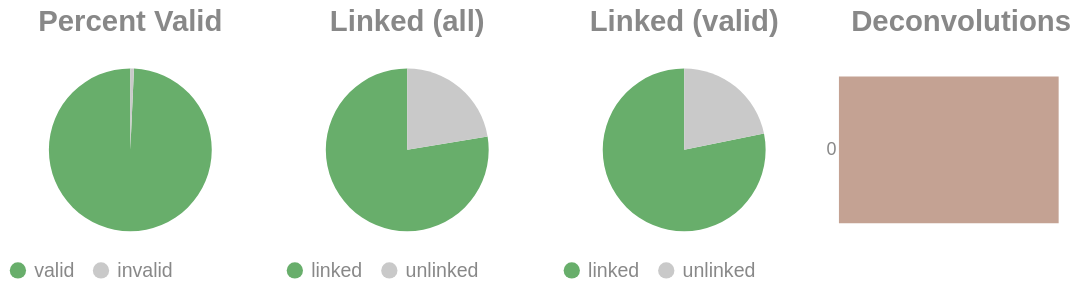

The notebook cell saved with this chart:
### Code cell
if SKIPLR:
    pass
else:
    clash = Counter()
    for i in valids['molecule'].to_list():
        _mol = i.split("-")
        if len(_mol) == 1:
            clash.update('0')
        else:
            clash.update(_mol[-1])

    _d = {"deconvolutions": [], 'count': []}
    for k,v in clash.items():
        _d['deconvolutions'].append(k)
        _d['count'].append(v)

    tot_valid = valids['reads'].sum()
    mask = valids['reads'] >= 2
    n_linked_reads = valids.filter(mask)['reads'].sum()
    if n_linked_reads == 0:
        print_html("No linked molecules (>=2 reads) were detected; skipping linked-only distributions.")
        SKIPLR = True
    else:
        perc_valid = round(tot_valid / n_reads, 4)
        linked_perc_abs = round(n_linked_reads / n_reads, 4)
        linked_perc = round(n_linked_reads / tot_valid, 4)

    _valid = pl.DataFrame({"valids": ['valid', 'invalid'], "count": [tot_valid, n_reads - tot_valid]})
    _linked_abs = pl.DataFrame({"linked (absolute)": ['linked', 'unlinked'], "count": [n_linked_reads, n_reads - n_linked_reads]})
    _linked_rel = pl.DataFrame({"linked (valids)": ['linked', 'unlinked'], "count": [n_linked_reads, tot_valid - n_linked_reads]})

    (
        alt.hconcat(
            piechart(_valid, goodval = 'valid', title = "Percent Valid"),
            piechart(_linked_abs, goodval = "linked", title =  "Linked (all)"),
            piechart(_linked_rel, goodval = "linked", title =  "Linked (valid)"),
            convolutionbar(pl.DataFrame(_d), title = "Deconvolutions"),
            center = True,
            bounds = 'flush'
        )
        .resolve_scale(color='independent')
        .resolve_legend('independent')
        .properties(usermeta={'embedOptions': {"actions": False}})
    ).display()

### Figure 1 — Vega-Lite specification as saved in the notebook (floating-point values rounded to 4 significant figures)
{"width": "container", "height": 400, "config": {"title": {"anchor": "start", "dy": -15, "fontSize": 18, "color": "#888888", "subtitleColor": "#888888", "subtitleFontSize": 14}, "arc": {"fill": "#0072B2"}, "axis": {"domainColor": "#888888", "domainWidth": 0.5, "gridWidth": 0.2, "grid": false, "titleFontWeight": 400, "titleFontSize": 15, "labelFontSize": 11, "labelColor": "#888888", "tickColor": "#888888", "tickWidth": 0.2, "titleColor": "#888888"}, "axisBand": {"grid": false}, "axisX": {"grid": true, "tickSize": 10, "domainCap": "round"}, "axisY": {"domain": false, "grid": true, "tickSize": 0, "domainCap": "round"}, "background": "transparent", "header": {"labelFontSize": 15, "labelColor": "#888888", "titleFontSize": 15, "titleFontWeight": 600, "titleColor": "#888888"}, "legend": {"labelFont": "sans-serif", "labelFontSize": 12, "labelColor": "#888888", "symbolSize": 100, "symbolType": "circle", "titleFontSize": 12, "titlePadding": 10, "titleColor": "#888888", "title": null}, "range": {"category": ["#E69F00", "#56B4E9", "#009E73", "#F0E442", "#0072B2", "#D55E00", "#CC79A7", "#000000"], "diverging": ["#cfe8f3", "#a2d4ec", "#73bfe2", "#46abdb", "#1696d2", "#12719e"]}, "area": {"fill": "#0072B2", "fillOpacity": 0.7, "line": true, "strokeOpacity": 0.7}, "line": {"color": "#0072B2", "stroke": "#0072B2", "strokeWidth": 2}, "trail": {"color": "#0072B2", "stroke": "#0072B2", "strokeWidth": 0, "size": 1}, "point": {"filled": true, "fillOpacity": 1.0, "size": 95}, "text": {"color": "#888888", "fontSize": 11, "align": "right", "fontWeight": 400, "size": 11}, "bar": {"fill": "#0072B2", "stroke": null}, "view": {"stroke": null, "continuousWidth": 660, "continuousHeight": 400}}, "hconcat": [{"data": {"name": "data-96cf82f3c3fd679765e7e8de16fc78ed"}, "mark": {"type": "arc"}, "encoding": {"color": {"field": "valids", "legend": {"orient": "bottom", "title": null}, "scale": {"domain": ["valid", "invalid"], "range": ["#68ae6b", "#C9C9C9"]}, "title": "Valids", "type": "nominal"}, "theta": {"field": "count", "type": "quantitative"}, "tooltip": [{"field": "valids", "title": "Valids", "type": "ordinal"}, {"field": "percent", "format": ".2%", "title": "Percent", "type": "quantitative"}, {"field": "count", "title": "Count", "type": "quantitative"}]}, "height": 100, "title": {"text": "Percent Valid", "align": "center", "anchor": "middle"}, "transform": [{"calculate": "datum.count / 9243168", "as": "percent"}], "width": 150}, {"data": {"name": "data-7f6d0a32610eac11b0e87239bbcb07f6"}, "mark": {"type": "arc"}, "encoding": {"color": {"field": "linked (absolute)", "legend": {"orient": "bottom", "title": null}, "scale": {"domain": ["linked", "unlinked"], "range": ["#68ae6b", "#C9C9C9"]}, "title": "Linked (Absolute)", "type": "nominal"}, "theta": {"field": "count", "type": "quantitative"}, "tooltip": [{"field": "linked (absolute)", "title": "Linked (Absolute)", "type": "ordinal"}, {"field": "percent", "format": ".2%", "title": "Percent", "type": "quantitative"}, {"field": "count", "title": "Count", "type": "quantitative"}]}, "height": 100, "title": {"text": "Linked (all)", "align": "center", "anchor": "middle"}, "transform": [{"calculate": "datum.count / 9243168", "as": "percent"}], "width": 150}, {"data": {"name": "data-d14d530ad71f61bd23295052e116d40b"}, "mark": {"type": "arc"}, "encoding": {"color": {"field": "linked (valids)", "legend": {"orient": "bottom", "title": null}, "scale": {"domain": ["linked", "unlinked"], "range": ["#68ae6b", "#C9C9C9"]}, "title": "Linked (Valids)", "type": "nominal"}, "theta": {"field": "count", "type": "quantitative"}, "tooltip": [{"field": "linked (valids)", "title": "Linked (Valids)", "type": "ordinal"}, {"field": "percent", "format": ".2%", "title": "Percent", "type": "quantitative"}, {"field": "count", "title": "Count", "type": "quantitative"}]}, "height": 100, "title": {"text": "Linked (valid)", "align": "center", "anchor": "middle"}, "transform": [{"calculate": "datum.count / 9176958", "as": "percent"}], "width": 150}, {"data": {"name": "data-5a11dadb8d2aac49a12206dd613f94ae"}, "mark": {"type": "bar"}, "encoding": {"color": {"field": "deconvolutions", "legend": null, "scale": {"scheme": "lightgreyred"}, "type": "nominal"}, "tooltip": [{"field": "deconvolutions", "title": "Deconvolutions", "type": "ordinal"}, {"field": "percent", "format": ".2%", "title": "Percent", "type": "quantitative"}, {"field": "count", "title": "Count", "type": "quantitative"}], "x": {"axis": null, "field": "count", "type": "quantitative"}, "y": {"field": "deconvolutions", "sort": "ascending", "title": null, "type": "nominal"}}, "height": 100, "title": {"text": "Deconvolutions", "align": "center", "anchor": "middle"}, "transform": [{"calculate": "datum.count / 3596824", "as": "percent"}], "width": 150}], "bounds": "flush", "center": true, "resolve": {"legend": {"angle": "independent"}, "scale": {"color": "independent"}}, "usermeta": {"embedOptions": {"actions": false}}, "$schema": "https://vega.github.io/schema/vega-lite/v6.1.0.json", "datasets": {"data-96cf82f3c3fd679765e7e8de16fc78ed": [{"valids": "valid", "count": 9176958}, {"valids": "invalid", "count": 66210}], "data-7f6d0a32610eac11b0e87239bbcb07f6": [{"linked (absolute)": "linked", "count": 7176146}, {"linked (absolute)": "unlinked", "count": 2067022}], "data-d14d530ad71f61bd23295052e116d40b": [{"linked (valids)": "linked", "count": 7176146}, {"linked (valids)": "unlinked", "count": 2000812}], "data-5a11dadb8d2aac49a12206dd613f94ae": [{"deconvolutions": "0", "count": 3596824}]}}
